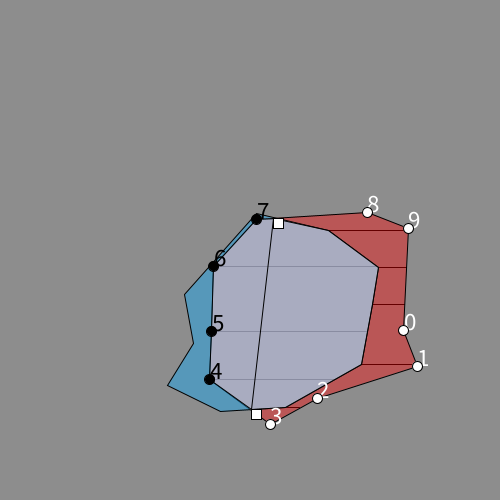
Frame 1 (no input)
Frame 60 (the mouse pressed at the canvas centre just before this capture): identical to frame 1, image omitted
Frame 120 (the mouse held since frame 60 and released just before this capture): identical to frame 1, image omitted

The Processing sketch that drew this single still picture (run headless with seeded random() and noise(); from frame 60 on, the mouse is pressed at the canvas centre):

// Processing sketch: OriginalBoolean1
// ── OriginalBoolean1.pde
Polygon A;
Polygon B;
pBoolean pboolean;

void setup(){
  size(500, 500);
  colorMode(HSB, 360, 100, 100);
  A = new Polygon(width/5, 10, new PVector(width/2, height/2).add(PVector.random2D().mult(width/6)));
  B = new Polygon(width/5, 10, new PVector(width/2, height/2).add(PVector.random2D().mult(width/6)));
  pboolean = new pBoolean(A, B);
  background(200);
  fill(360, 10);
  pboolean.calc();
  //background(0);
  fill(0, 100, 100, 100);
  A.show();
  fill(200, 100, 100, 100);
  B.show();
  fill(360, 100);
  textSize(25);
  pboolean.show();
}

void draw(){
}
// ── Barrier.pde
class Barrier{
  PVector sp, ep;
  int id;
  
  Barrier(PVector sp, PVector ep){
    this.sp = sp;
    this.ep = ep;
  }
  
  void show(){
     line(sp, ep);
  }
}
// ── Boolean.pde
class pBoolean{
  Polygon A, B;
  ArrayList<Polygon> Aonly = new ArrayList<Polygon>();//tag = 0
  ArrayList<Polygon> AinB = new ArrayList<Polygon>();//tag = 1
  ArrayList<Polygon> Bonly = new ArrayList<Polygon>();
  ArrayList<Polygon> BinA = new ArrayList<Polygon>();
  ArrayList<Vertex> intersectPs = new ArrayList<Vertex>();
  ArrayList<Polygon> Result = new ArrayList<Polygon>();
  
  pBoolean(Polygon A, Polygon B){
    this.A = A;
    this.B = B;
  }
  
  void show(){
    for(Polygon polygon : Aonly){
      //polygon.show();
    }
    for(Polygon polygon : AinB){
      //polygon.show(true);
    }
    for(Polygon polygon : Bonly){
      //polygon.show();
    }
    for(Polygon polygon : BinA){
      //polygon.show(true);
    }
    for(Polygon polygon : Result){
      polygon.show();
    }
    for(Vertex v : A.vertices){
      if(v.tag == 0){
        fill(360);
      }else fill(0);
      v.show();
    }
    for(Vertex v : intersectPs){
      if(v.tag == 0){
        fill(360);
      }else fill(0);
      rect(v.pos.x, v.pos.y, 10, 10);
    }
  }
  
  void calc(){
    clear();
    A.assignID();
    B.assignID();
    tagging(A, B, Aonly, AinB);
    tagging(B, A, Bonly, BinA);
    treatIntersect(A, B, Aonly, BinA);
    treatIntersect(A, B, AinB, BinA);
    treatIntersect(B, A, Bonly, AinB);
    treatIntersect(B, A, BinA, AinB);
    intersectP();
  }
  
  void intersectP(){
    ArrayList<Polygon> partPool = new ArrayList<Polygon>();
    partPool.addAll(AinB);
    partPool.addAll(BinA);
    println("start intersect");
    while(partPool.size() >= 2){
      Polygon poly1 = partPool.get(0);
      Polygon poly2 = partPool.get(1);
      partPool.remove(poly1);
      partPool.remove(poly2);
      int status = poly1.tryJoin(poly2);
      println("status"+status);
      if(status == 0){
        partPool.add(poly1);
        partPool.add(poly2);
      }else if(status == 1){
        partPool.add(poly1);
      }else{
        Result.add(poly1);
      }
    }
  }
  
  void clear(){
    Aonly = new ArrayList<Polygon>();
    AinB = new ArrayList<Polygon>();
    Bonly = new ArrayList<Polygon>();
    BinA = new ArrayList<Polygon>();
  }
  
  void tagging(Polygon X, Polygon Y, ArrayList<Polygon> Xonly, ArrayList<Polygon> XinY){//Attach 4 type of tag. X > Y
    Polygon prev = new Polygon();
    Vertex v_ = X.vertices.get(0);
    prev.vertices.add(v_);
    prev.tag = isInPolygon(v_.pos, Y) ? 1 : 0;
    Polygon first = prev;
    for(int i = 1; i < X.vertices.size(); i++){
      Vertex v = X.vertices.get(i);
      int tag = isInPolygon(v.pos, Y) ? 1 : 0;
      if(tag == prev.tag){
        prev.vertices.add(v);
      }else{
        prev.setVerticesTag();
        if(prev.tag == 0){
          Xonly.add(prev);
        }else{
          XinY.add(prev);
        }
        prev = new Polygon();
        prev.vertices.add(v);
        prev.tag = tag;
      }
    }
    if(prev.tag == first.tag){
      first.vertices = reverse(first.vertices);
      first.vertices.addAll(reverse(prev.vertices));
    }else{
      prev.setVerticesTag();
      if(prev.tag == 0){
        Xonly.add(prev);
      }else{
        XinY.add(prev);
      }
    }
  }
  
  Vertex getSame(PVector p){
    for(Vertex v : intersectPs){
      if(v.isEqual(p))return v;
    }
    return null;
  }
  //                  vertex domain  intersect target  polygon has domain's vertex, if polygons is AinB oppsiteSet is BinA
  void treatIntersect(Polygon X, Polygon Y, ArrayList<Polygon> polygons, ArrayList<Polygon> oppsiteSet){//polygon is part of X
  out_of_loop:
    for(int i = 0 ; i < polygons.size(); i++){
      Polygon polygon = polygons.get(i);
      Vertex first = polygon.vertices.first();
      Vertex last =  polygon.vertices.last();
      int firstID = polygon.vertices.first().id;
      int lastID =  polygon.vertices.last().id;
      int notPTag = polygon.tag == 0 ? 1 : 0;//get inversed tag
      ArrayList<Vertex> result = getNeighborHasTag(firstID, notPTag, X.vertices);
      Vertex firstPrev = null;
      Vertex lastNext = null;
      switch(result.size()){
        case 0:
          break out_of_loop;
        case 1:
          firstPrev = result.get(0);
          result = getNeighborHasTag(lastID, notPTag, X.vertices);
          if(result.size() != 0){
            lastNext = result.get(0);
          }else{
            break out_of_loop;
          }
          break;
        case 2:
          firstPrev = result.get(0);
          lastNext = result.get(1);
          break;
      }
      ArrayList<Polygon> tPolys = new ArrayList<Polygon>();
      tPolys.add(Y);
      Ray ray = new Ray(first.pos, PVector.sub(firstPrev.pos, first.pos), tPolys);
      ray.update();
      int barrierID = ray.hitBarrierID;
      PVector intersectP = ray.intersect;
      Vertex v = getSame(intersectP);
      if(v == null){
        v = new Vertex(intersectP);
        intersectPs.add(v);
      }
      polygon.vertices.add(0, v);
      ray = new Ray(last.pos, PVector.sub(lastNext.pos, last.pos), tPolys);
      ray.update();
      intersectP = ray.intersect;
      Vertex v2 = getSame(intersectP);
      if(v2 == null){
        v2 = new Vertex(intersectP);
        intersectPs.add(v2);
      }
      polygon.vertices.add(v2);
      if(barrierID == ray.hitBarrierID){
        Polygon tpoly = new Polygon();
        tpoly.vertices.add(v);
        tpoly.vertices.add(v2);
        oppsiteSet.add(tpoly);
      }
    }
  }
}
// ── Extends.pde
void vertex(PVector p){
  vertex(p.x, p.y);
}

void line(PVector a, PVector b){
  line(a.x, a.y, b.x, b.y);
}
// ── LoopedList.pde
class LoopedList<T> extends ArrayList<T>{
  LoopedList(){
    
  }
  
  LoopedList(T t){
    add(t);
  }
  
  T next(int i){
    if(i + 1 < size()){
      return get(i+1);
    }else{
      return first();
    }
  }
  
  T prev(int i){
    if(i - 1 >= 0){
      return get(i-1);
    }else{
      return last();
    }
  }
  
  T first(){
    return get(0);
  }
  
  T last(){
    return get(size() - 1);
  }
}
// ── Polygon.pde
class Polygon{
  LoopedList<Vertex> vertices = new LoopedList<Vertex>();
  ArrayList<Barrier> barriers = new ArrayList<Barrier>();
  int tag;
  
  Polygon(){}
  
  Polygon(LoopedList<Vertex> vertices){
    this.vertices = vertices;
  }
  //      radius    resolution  origin
  Polygon(float r, int res, PVector o){
    for(int i = 0; i < res; i++){
      float theta = map(i, 0, res, 0, TWO_PI);
      PVector base = PVector.fromAngle(theta).mult(r).add(o);//point on circle
      PVector std = PVector.random2D().mult(r/4);
      vertices.add(new Vertex(base.add(std)));
    }
    calcBarrier();
  }
  
  int tryJoin(Polygon polygon){
    int count = 0;
    if(vertices.first().id == polygon.vertices.first().id){
      vertices = reverse(vertices);
      vertices.addAll(polygon.vertices);
      count++;
    }else if(vertices.first().id == polygon.vertices.last().id){
      polygon.vertices.addAll(vertices);
      vertices = polygon.vertices;
      count++;
    }
    if(vertices.last().id == polygon.vertices.first().id){
      vertices.addAll(polygon.vertices);
      count++;
    }else if(vertices.last().id == polygon.vertices.last().id){
      vertices.addAll(reverse(polygon.vertices));
      count++;
    }
    return count;
  }
  
  void assignID(){
    for(int i = 0; i < vertices.size(); i++){
      vertices.get(i).id = i;
      barriers.get(i).id = i;
    }
  }
  
  void calcBarrier(){
    for(int i = 0; i < vertices.size(); i++){
      barriers.add(new Barrier(vertices.get(i).pos, vertices.get((i+1)%vertices.size()).pos));
    } 
  }
  
  void setVerticesTag(){
    for(Vertex v : vertices){
      v.tag = tag;
    }
  }
  
  void show(){
    show(false);
  }
  
  void show(boolean showVertices){
    beginShape();
    for(Vertex v : vertices){
      if(showVertices)ellipse(v.pos.x, v.pos.y, 10, 10);
      vertex(v.pos);
    }
    endShape(CLOSE);
  }
  
  Polygon clone(){
    return new Polygon(vertices);
  }
}
// ── Ray.pde
class Ray{
  PVector o, d, intersect;
  int hitBarrierID;
  boolean estInside = false;
  boolean inside = false;
  boolean isFinal = false;
  ArrayList<Polygon> polygons = new ArrayList<Polygon>();
  
  Ray(float ox, float oy, float dx, float dy, ArrayList<Polygon> polygons){
    this(new PVector(ox, oy), new PVector(dx, dy), polygons);
  }
  
  Ray(PVector o, PVector d, ArrayList<Polygon> polygons){
    this.o = o;
    this.d = d;
    this.polygons = polygons;
  }
  
  Ray(PVector o, float angle, ArrayList<Polygon> polygons){
    this(o, PVector.fromAngle(angle), polygons);
  }
  
  void marchBit(){
    o.add(PVector.mult(d, EPSILON*10));
  }
  
  void update(){
    float bestDist = 10000000;
    PVector bestP = null;
    Barrier hitBarrier = null;
    for(Polygon polygon : polygons){
    for(Barrier barrier : polygon.barriers){
      PVector p = intersection(barrier.sp, barrier.ep, o, PVector.add(o, d));
      if(p != null){
        float distance = dist(p.x, p.y, o.x, o.y);
        if(distance < bestDist){
          bestDist = distance;
          hitBarrier = barrier;
          bestP = p;
        }
      }
    }
    }
    if(bestP != null){
      intersect = bestP;rect(bestP.x, bestP.y, 10, 10);
      hitBarrierID = hitBarrier.id;
    }
  }
  
  void pentUpdate(){//light will penterating. for point in polygon
    float bestDist = 10000000;
    PVector bestP = null;
    Barrier hitBarrier = null;
    for(Polygon polygon : polygons){
    for(Barrier barrier : polygon.barriers){
      PVector p = intersection(barrier.sp, barrier.ep, o, PVector.add(o, d));
      if(p != null){
        float distance = dist(p.x, p.y, o.x, o.y);
        if(distance < bestDist){
          bestDist = distance;
          hitBarrier = barrier;
          bestP = p;
        }
      }
    }
    }
    if(bestP != null){
       d = PVector.sub(bestP, o);
       Ray ray = new Ray(bestP, 0, polygons);
       ray.estInside = !estInside;
       ray.marchBit();
       ray.pentUpdate();
       isFinal = ray.isFinal;
       if(isFinal){
         inside = ray.inside;
       }
    }else{
      isFinal = true;
      inside = estInside;
      d.mult(100000);
    }
  }
  
  void show(){
    //if(estInside){
    //  stroke(255);
    //}else{
    //  stroke(255, 150);
    //}
    //if(inside){
    //  stroke(255, 0, 0);
    //}
    //for(Polygon polygon : polygons)polygon.show();
    line(o, PVector.add(o, d));
  }
}
// ── Util.pde
PVector intersection(PVector s1, PVector e1, PVector s2, PVector e2) {
  float x1 = s1.x;
  float y1 = s1.y;
  float x2 = e1.x;
  float y2 = e1.y;
  float x3 = s2.x;
  float y3 = s2.y;
  float x4 = e2.x;
  float y4 = e2.y;
  float den = (x1 - x2) * (y3 - y4) - (y1 - y2) * (x3 - x4);
  if (den == 0) {
    return null;
  }
  
  float t = ((x1 - x3) * (y3 - y4) - (y1 - y3) * (x3 - x4)) / den;
  float u = -((x1 - x2) * (y1 - y3) - (y1 - y2) * (x1 - x3)) / den;
  if (t > 0 && t < 1 && u > 0) {
    PVector pt = new PVector();
    pt.x = x1 + t * (x2 - x1);
    pt.y = y1 + t * (y2 - y1);
    return pt;
  } else {
    return null;
  }
}

boolean isInPolygon(PVector p, Polygon poly){//https://en.wikipedia.org/wiki/Point_in_polygon
  ArrayList<Polygon> polygons = new ArrayList<Polygon>();polygons.add(poly);
  Ray ray = new Ray(p, 0, polygons);
  ray.pentUpdate();
  if(ray.inside)ray.show();
  return ray.inside;
}

ArrayList<Vertex> getNeighborHasTag(int i, int tag, LoopedList<Vertex> vertices){
  ArrayList<Vertex> result = new ArrayList<Vertex>();
  if(vertices.prev(i).tag == tag)result.add(vertices.prev(i));
  if(vertices.next(i).tag == tag)result.add(vertices.next(i));
  return result;
}

LoopedList<Vertex> reverse(LoopedList<Vertex> target){
  LoopedList<Vertex> result = new LoopedList<Vertex>();
  for(int i = 0; i < target.size(); i++){
    result.add(target.get(target.size()-i-1));
  }
  return result;
}
// ── Vertex.pde
class Vertex{
  PVector pos;
  int id;
  int tag;
  
  Vertex(){
    
  }
  
  Vertex(PVector pos){
    this.pos = pos;
  }
  
  boolean isEqual(PVector p){
    if(PVector.dist(p, pos) < EPSILON){
      return true;
    }else{
      return false;
    }
  }
  
  void show(){
    text(id, pos.x, pos.y);
    ellipse(pos.x, pos.y, 10, 10);
  }
}
